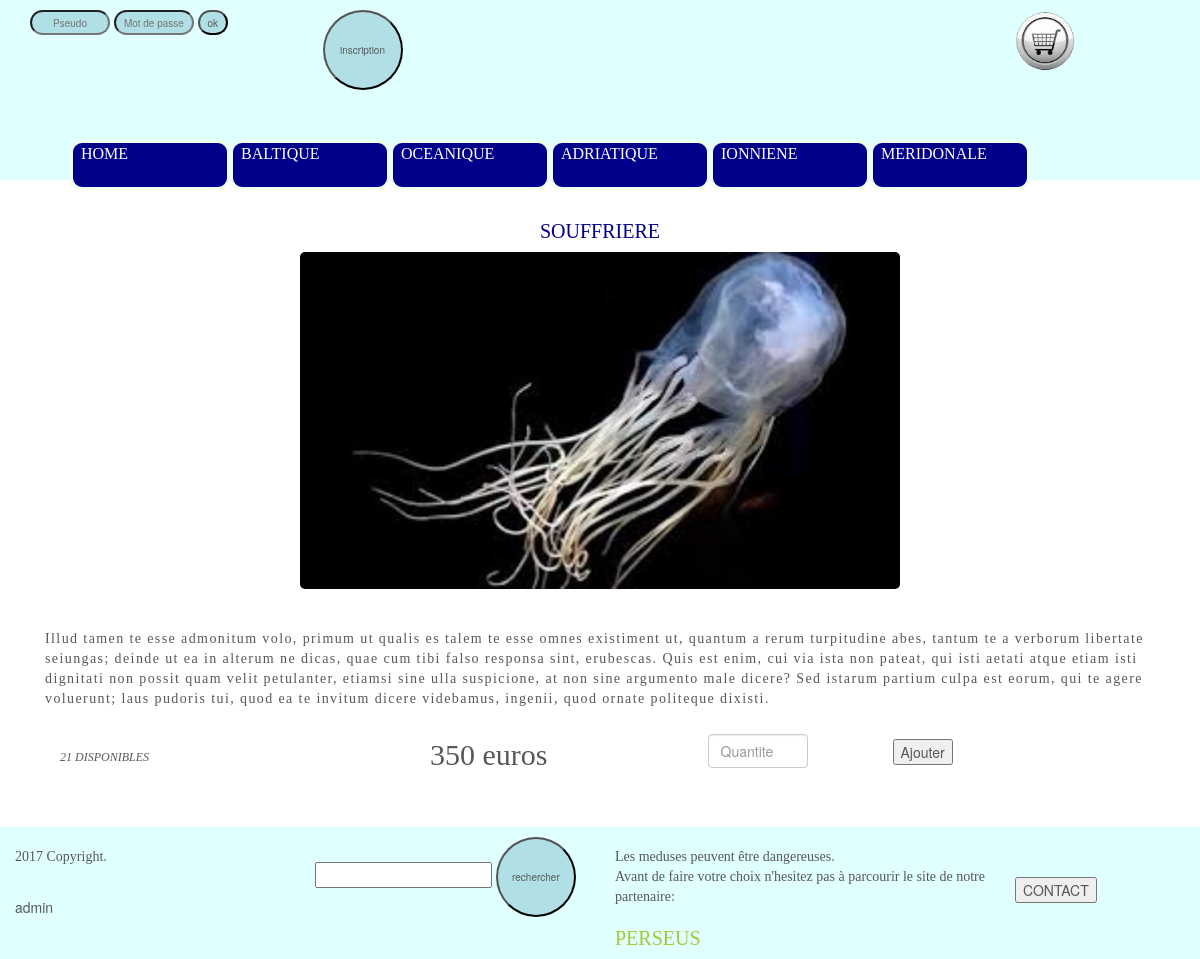
Page /index.php?id=234 on the committed database.
### tables this page shows
CREATE TABLE IF NOT EXISTS `items` (
  `id` int(25) NOT NULL AUTO_INCREMENT,
  `type` int(25) NOT NULL,
  `typeName` varchar(25) NOT NULL,
  `itemName` varchar(25) NOT NULL,
  `description` longtext NOT NULL,
  `descriptionb` longtext,
  `price` double NOT NULL,
  `stock` int(25) NOT NULL,
  `picture` varchar(125) NOT NULL,
  PRIMARY KEY (`id`)
);

### library/database.php (called while the page is built, shortened)
<?php
class DB {
	public $bdd;
	private static $_instance = null;
	private function __construct(){
		$this->bdd = new PDO('mysql:host=localhost; dbname=site', 'root', '', array(PDO::MYSQL_ATTR_INIT_COMMAND => 'SET NAMES utf8'));
	}
	public function recup($requete, $tableau = array()){
		$requete = $this->bdd->prepare($requete);
		$requete->execute($tableau);
		return $requete->fetchAll();
	}
	public static function getInstance(){
		if (is_null(self::$_instance)){
			self::$_instance = new DB();
		}
		return self::$_instance;
	}
}
?>

### CONTROLLERS/Controller_Items.php (called while the page is built, shortened)
<?php
require_once($_SERVER['DOCUMENT_ROOT'].'/fantasy/MODELS/Model_Items.php');
class Controller_Items{
	public function viewItem($id){
		$produit = new Model_Items();
		$monProduit = $produit ->getItem($id);
		require_once($_SERVER['DOCUMENT_ROOT'].'/fantasy/views/items/detail.php');
	}
	}
?>

### MODELS/Model_Items.php (called while the page is built, shortened)
<?php
require_once($_SERVER['DOCUMENT_ROOT'].'/fantasy/library/database.php');
class Model_Items{
	private $db;
	public function __construct(){
		$this->db = DB::getInstance();
	}
	public function getItem($id){
		$req = ("SELECT * FROM items WHERE id=:id");
		$tableau =array(
		'id'=>$id);
		$resultat =$this->db->recup($req, $tableau);
		return $resultat;
	}
}
?>

### index.php (called while the page is built, shortened)
<?php
require_once( $_SERVER['DOCUMENT_ROOT'].'/fantasy/controllers/Controller_Items.php');
require_once($_SERVER['DOCUMENT_ROOT'].'/fantasy/views/header.php');
if (isset($_GET['id'])){
  $id =intVal($_GET['id']);
  $produit= new Controller_Items();
  $monproduit = $produit->viewItem($id);
}
 ?>

### views/items/detail.php (the view, shortened to what this page needs)
<?php
require_once( $_SERVER['DOCUMENT_ROOT'].'/fantasy/controllers/Controller_Items.php');
require_once($_SERVER['DOCUMENT_ROOT'].'/fantasy/views/header.php');
require_once($_SERVER['DOCUMENT_ROOT'].'/fantasy/views/nav.php');
foreach ($monProduit as $cle => $champs){
	?>
	<link rel="stylesheet" href="/fantasy/views/style/detail.css">
			<div class="container">
				<div class="detail col-md-12">
						<div class="detail_picture col-xs-12 col-sm-6 col-md-12">
							<h1 ><?php echo $champs['itemName']; ?></h1>
							<img class= "detail_picture-img" src="/fantasy/images/<?php echo $champs['picture'];?>" width="600px" />
						</div>
						<div class="row">
							<div class=" col xs-12 col-sm-8 col-md-12">
								<p class="detail_description_total" ><?php echo $champs['descriptionb']; ?></p>
							</div>
						</div>
						<div class="row">
							<div class="detail_buy_user col-md-12">
								<div class="detail_buy_stock_box col-xs-12 col-sm-6 col-md-4">
									<p id="detail_buy_stock"><?php echo $champs['stock']; ?> DISPONIBLES</p>
								</div>
								<div class="col-xs-12 col-sm-6 col-md-3">
									<p id="detail_buy_price"><?php echo $champs['price']; ?> euros</p>
								</div>
								<div class="detail_buy_button col-xs-12 col-sm-6 col-md-2">
										<form action ="" method="get" name="buy">
									<input id="detail_buy_text" type="text" class="form-control" name="quantity" placeholder="Quantite">
								</div>
								<div class="detail_buy_submit col xs-12 col-sm-6 col-md-3">
									<input type ="submit" name="action" value="Ajouter">
								</div>
							</div>
						</div>
					</div>
				</div>
<?php
}
require_once ($_SERVER['DOCUMENT_ROOT'].'/fantasy/views/footer.php');
	?>

### views/style/header.css (style rules this page uses)
.container { padding-top:0px !important; }

### views/style/main.css (style rules this page uses)
body { color: #585858; margin:0; padding:0; }
h1 { color:#00008B; font-family:Georgia,serif,Times; font-size: 20px; font-weight:500; text-transform:uppercase; }
p { font-family:Georgia,serif,Times; color:; }

### views/style/detail.css (style rules this page uses)
.detail_buy_user { background-color:white; border-radius:30px; margin-bottom:20px; }
.detail_picture { margin-top:10px; margin-bottom:10px; text-align:center; }
.detail_picture-img { border-radius:5px; margin-bottom:30px; width: 600px; overflow-x: auto; white-space: nowrap }
#detail_buy_price { margin-top:15px; font-size: 30px; }
#detail_buy_stock { font-style: italic; font-size: 12px; margin-top:30px; }
#detail_buy_text { margin-top:15px; width:100px; }
.detail_buy_submit { margin-top:20px; height:33px; text-transform: uppercase; }
.detail_description_total { letter-spacing:0.1em; margin-bottom:10px; }

### rows in the picture
items: itemName "SOUFFRIERE", picture (picture), descriptionb "Illud tamen te esse admonitum volo, primum ut qualis es talem te esse omnes existiment ut, quantum a rerum turpitudine abes, tantum te a verborum libertate seiungas; deinde ut ea in alterum ne dicas, quae cum tibi falso responsa sint, erubescas. Quis est enim, cui via ista non pateat, qui isti aetati atque etiam isti dignitati non possit quam velit petulanter, etiamsi sine ulla suspicione, at non sine argumento male dicere? Sed istarum partium culpa est eorum, qui te agere voluerunt; laus pudoris tui, quod ea te invitum dicere videbamus, ingenii, quod ornate politeque dixisti.", stock "21", price "350"
